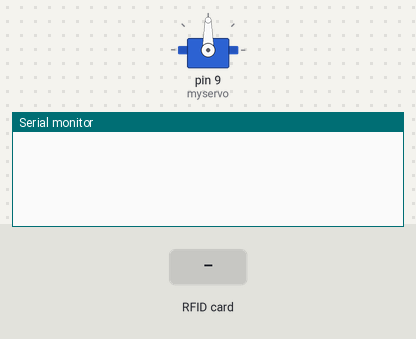
This sketch was run on a simulated Arduino Uno, built with avr-gcc and run on an emulated ATmega328P. On the bench: servo, the last lines printed to the serial monitor. Inputs (shaded band) come from the test bench. WiFi joins after 1.5 s; servers stay silent unless stated.

Above: at 1.2 s.
1.3 s: RFID card DE AD BE EF held to the reader
At 2.1 s:
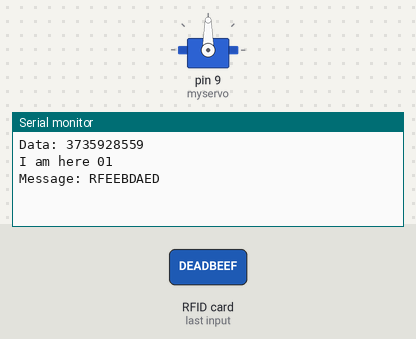
2.8 s: RFID card 5E 7A 19 C4 held to the reader
At 3.5 s:
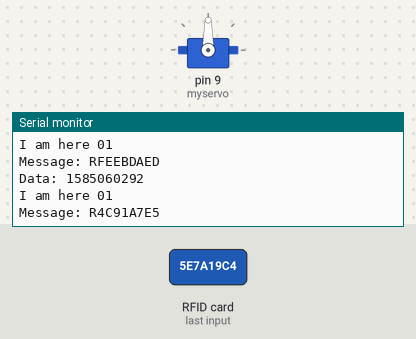

The sketch:

Arduino_Module.ino
```cpp
#include <Time.h>
#include <SPI.h>
#include <Ethernet.h>
#include<Servo.h>
#include <EthernetUdp.h>
#include <MFRC522.h>

#define SS_PIN 6
#define RST_PIN 5
#define NEW_UID {0xDE, 0xAD, 0xBE, 0xEF}

Servo myservo;


MFRC522 mfrc522(SS_PIN, RST_PIN);

byte mac[] =
{
    0xDE, 0xAD, 0xBE, 0xEF, 0xFE, 0xED
};

/*!
 * Server's IP
 */
IPAddress server(192, 168, 1, 152);
int pos = 0;

/*!
 * Server's port
 */
int serverPort = 8787;

/*!
 * Ethernet Shield's IP
 */
IPAddress ip(192, 168, 1, 177);

/*!
 * Ethernet Shield's port
 */
int internalPort =8789 ;

/*!
 * Received buffer
 */
char packetBuffer[UDP_TX_PACKET_MAX_SIZE];

/*!
 * Using UDP Protocol
 */
EthernetUDP udp;

/*!
 * Light Intensity sensor
 */


/*!
 * The last moment when I got the light intensity and sent it to server.
 */
unsigned long lastMoment = 0;

/*!
 * Delay time
 */
const unsigned long delayInterval = 500L;

void setup()
{
    /*!
     * Serial is used for debug
     */
    Serial.begin(9600);

    /*!
     * Setup Ethernet Shield
     */
    Ethernet.begin(mac, ip);

    udp.begin(internalPort);
    myservo.attach(9);
    mfrc522.PCD_Init();
}

void convertInt16ToHexStr(unsigned long value, char* msg)
{
    unsigned long tmp = 0;
    char message[256];
    memset(message, 0, sizeof(message));

    while (value > 0)
    {
        tmp = value % 16;
        switch (tmp)
        {
        case 0:
            strcat(message, "0");
            break;
        case 1:
            strcat(message, "1");
            break;
        case 2:
            strcat(message, "2");
            break;
        case 3:
            strcat(message, "3");
            break;
        case 4:
            strcat(message, "4");
            break;
        case 5:
            strcat(message, "5");
            break;
        case 6:
            strcat(message, "6");
            break;
        case 7:
            strcat(message, "7");
            break;
        case 8:
            strcat(message, "8");
            break;
        case 9:
            strcat(message, "9");
            break;
        case 10:
            strcat(message, "A");
            break;
        case 11:
            strcat(message, "B");
            break;
        case 12:
            strcat(message, "C");
            break;
        case 13:
            strcat(message, "D");
            break;
        case 14:
            strcat(message, "E");
            break;
        case 15:
            strcat(message, "F");
            break;
        }
        value = value / 16;
    }
    strcat(message, '\0');
    strcat(msg, message);
}

void readCard()
{
  if (!mfrc522.PICC_IsNewCardPresent())
    {
        return;
    }

    if (!mfrc522.PICC_ReadCardSerial())
    {
        return;
    }


    unsigned long uidDec = 0;
    unsigned long uidDecTemp = 0;

    for (byte i = 0; i < mfrc522.uid.size; i++)
    {
        uidDecTemp = mfrc522.uid.uidByte[i];
        uidDec = uidDec*256+uidDecTemp;
    }

    Serial.print("Data: ");
    Serial.println(uidDec);
    char message[11];
    memset(message, 0, sizeof(message));
    strcat(message, "R");
    convertInt16ToHexStr(uidDec, message);

    strcat(message ,"\0");
    sendCardID(message);

    delay(1000);

}

void sendCardID(char* msg)
{
    /*!
     * Send the message
     */
    Serial.println("I am here 01");
    Serial.print("Message: ");
    Serial.println(msg);
    udp.beginPacket(server, serverPort);
    udp.write(msg, strlen(msg) * sizeof(char));
    udp.endPacket();


}

void loop()
{
    readCard();
    int packetSize = udp.parsePacket();

    /*!
     * Handle the message from Server.
     * Execute the command line of
     */
    if (packetSize)
    {

        /*!
         * Print the information of Sender for debug
         */
        Serial.print("Received packet of size ");
        Serial.println(packetSize);
        Serial.print("From ");
        IPAddress remote = udp.remoteIP();

        for (int i = 0; i < 4; i++)
        {
            Serial.print(remote[i], DEC);
            if (i < 3)
            {
                Serial.print(".");
            }
        }

        Serial.print(", port ");
        Serial.println(udp.remotePort());

        /*!
         * Reading the message
         */
        udp.read(packetBuffer, UDP_TX_PACKET_MAX_SIZE);

        /*
         * Print the content of message for debugging
         */
        Serial.println("Contents:");
        Serial.println(packetBuffer);
        if(packetBuffer)
        {
         for (pos = 0; pos <= 180; pos += 1) {
           myservo.write(pos);
           delay(15);

             }
         for (pos = 180; pos >= 0; pos -= 1) {
            myservo.write(pos);
            delay(15);

            }
        }
        /*!
         * Do a action
         */

    }
}
```

Measured:
- after the input at 1.3 s, the serial monitor: prints a new line at once (image 1)
- after the input at 2.8 s, the serial monitor: prints a new line at once (image 2)
